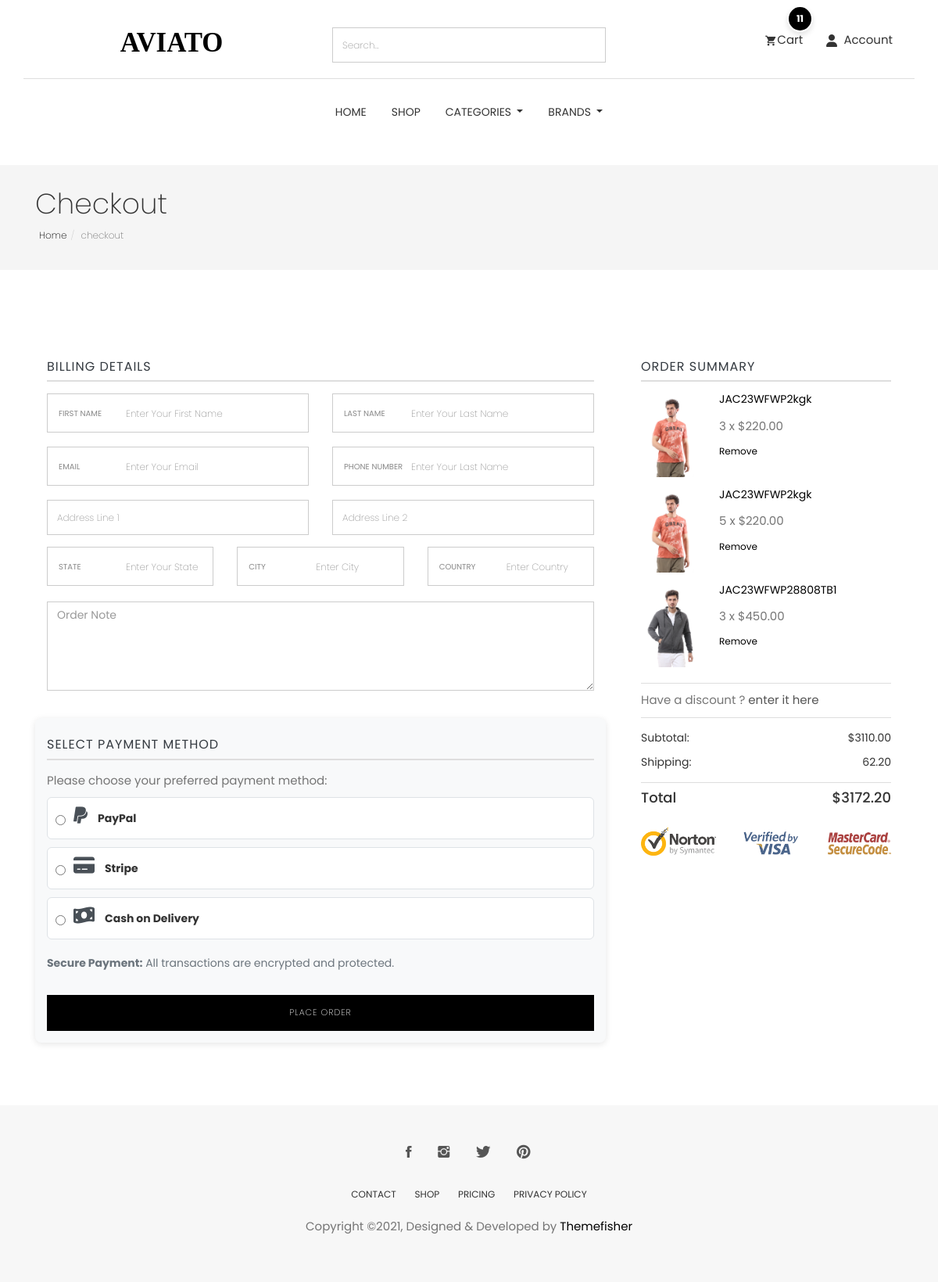
Before: /cart/checkout/ (signed in) with the older database file.
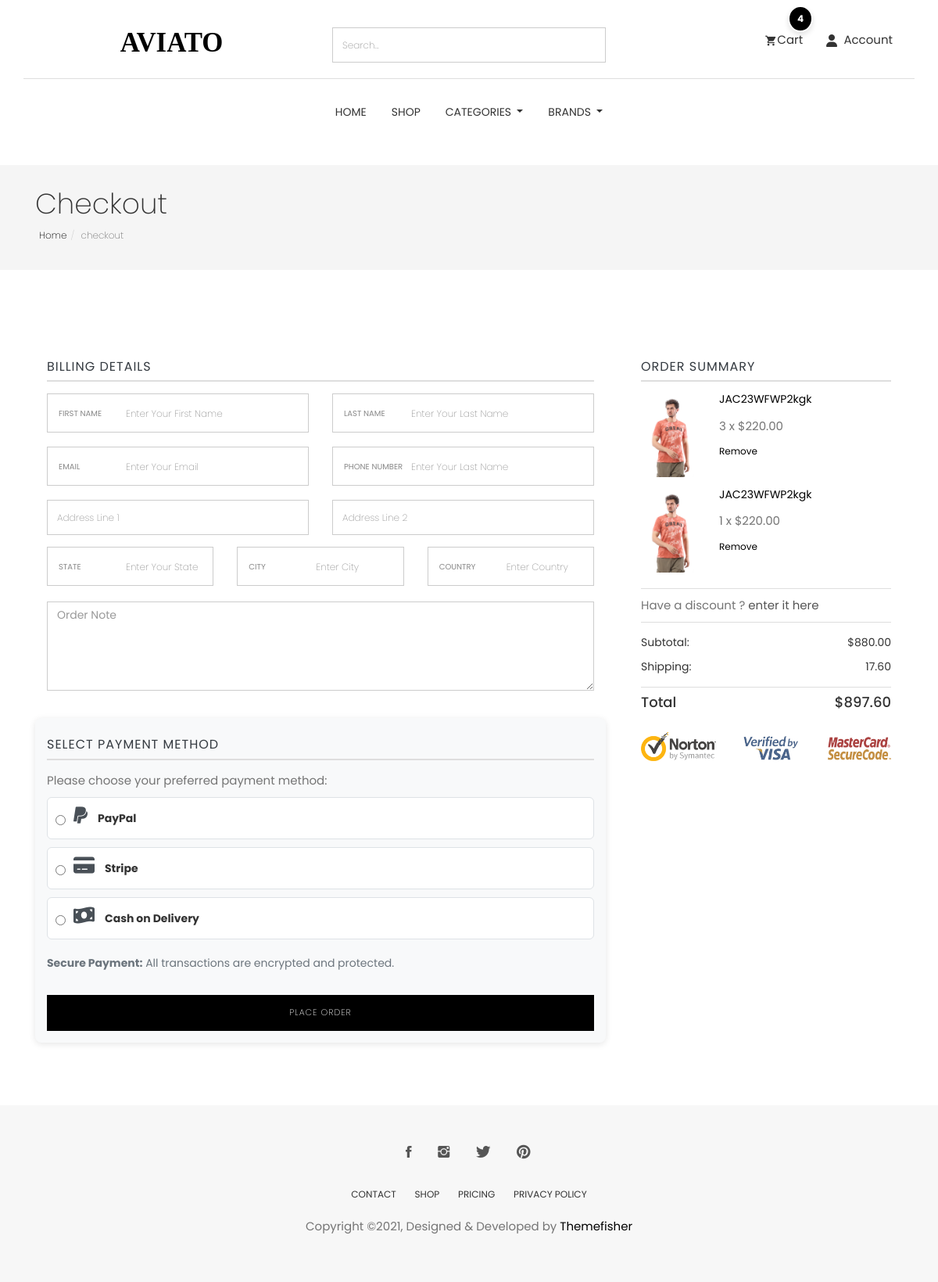
After: the same page with the newer database file.
### cart/models.py (models this page shows, shortened)
class CartItem(models.Model):
    user = models.ForeignKey(User,null=True,verbose_name="user cart", on_delete=models.CASCADE)
    product = models.ForeignKey(Product, on_delete=models.CASCADE)
    cart = models.ForeignKey(Cart, on_delete=models.CASCADE, blank=True, null=True)
    variations = models.ManyToManyField(Variation,blank=True)
    quantity = models.IntegerField()
    is_active = models.BooleanField(default=True)
    def sub_total(self):
        return self.product.price * self.quantity

### store/models.py (models this page shows, shortened)
class Product(models.Model):
    id = models.UUIDField(primary_key=True, default=uuid.uuid4, editable=False)
    name = models.CharField(unique=True, max_length=50)
    image = models.ImageField(upload_to='product/')
    stock = models.IntegerField(default=1)
    price = models.DecimalField(max_digits=10, decimal_places=2, default=Decimal('0.00'))
    description = models.TextField(max_length=10000, blank=True)
    created_at = models.DateTimeField(default=timezone.now)
    modified_date = models.DateTimeField(auto_now=True)
    slug = models.SlugField(null=True, blank=True, unique=True)
    views = models.PositiveIntegerField(default=0)
    is_available = models.BooleanField(default=True)
    on_sale = models.BooleanField(default=False)
    PRDBrand = models.ForeignKey('Brand', related_name='product_brand', on_delete=models.CASCADE, blank=True, null=True, verbose_name="Brand")
    like = models.ManyToManyField(User, blank=True, related_name='product_favourite')
    category = models.ForeignKey(Subcategory, related_name='product_subcategory', verbose_name="Subcategory", null=True, blank=True, on_delete=models.CASCADE)
    class Meta:
        ordering = ['-created_at']
        verbose_name = "Product"
        verbose_name_plural = "Products"

### cart/views.py (the view)
# urls.py: path('checkout/' , views.checkout , name='checkout'),
@login_required(login_url='login')
def checkout(request, total=0, quantity=0, cart_items=None):
    try:
        tax_obj = Tax.objects.last()  # Fetch the last Tax object
        tax_percentage = tax_obj.tax if tax_obj else Decimal('0.00')  # Get the tax value or default to 0
        if request.user.is_authenticated:
            cart_items = CartItem.objects.filter(user=request.user , is_active = True)
        else:
            cart = Cart.objects.get(cart_id=_cart_id(request))  # Get the cart using a session ID or similar method
            cart_items = CartItem.objects.filter(cart=cart, is_active=True)  # Get active items in the cart
        for cart_item in cart_items:
            total += cart_item.product.price * cart_item.quantity  # Sum up the product prices
            quantity += cart_item.quantity
        tax_amount = (tax_percentage * total) / Decimal('100')  # Calculate tax
        grand_total = total + tax_amount  # Grand total is the sum of the total and tax
        total = round(total, 2)
        tax_amount = round(tax_amount, 2)
        grand_total = round(grand_total, 2)
    except ObjectDoesNotExist:
        cart_items = []
        total = Decimal('0.00')
        quantity = 0
        tax_amount = Decimal('0.00')
        grand_total = Decimal('0.00')
    context = {
        'total': total,
        'quantity': quantity,
        'cart_items': cart_items,
        'grand_total': grand_total,
        'tax': tax_amount,
    }
    return render(request , 'checkout.html' , context)

### category/category_context.py (called while the page is built)
def nav_links(request):
    categories_nav = Category.objects.all()
    subcategories_nav = Subcategory.objects.all()
    brands_nav = Brand.objects.all()
    context = {
        'categories_nav':categories_nav,
        'brands_nav':brands_nav,
        'subcategories_nav':subcategories_nav,
    }
    return context

### category/models.py (called while the page is built)
    def get_url(self):
        return reverse('products_by_subcategory',args=[self.id])

### store/models.py (called while the page is built)
    def get_url(self):
        return reverse('products_by_brand',args=[self.id])

    def __str__(self):
        return self.name

### cart/templates/checkout.html (shortened to what the changed rows need)
{% extends "base.html" %}
{% load static %}
{% block body %}
<section class="page-header">
    <div class="container">
        <div class="row">
            <div class="col-md-12">
                <div class="content">
                    <h1 class="page-name">Checkout</h1>
                </div>
            </div>
        </div>
    </div>
</section>
<div class="page-wrapper">
    <div class="checkout shopping">
        <div class="container">
            <div class="row">
                <div class="col-md-4">
                    <div class="product-checkout-details">
                        <div class="block">
                            {% for cart_item in cart_items %}
                            <div class="media product-card">
                                <a class="pull-left" href="{% url 'product_details' cart_item.product.id %}">
                                    <img class="media-object" src="{{cart_item.product.image.url}}" alt="Image" />
                                </a>
                                <div class="media-body">
                                    <h4 class="media-heading"><a
                                            href="{% url 'product_details' cart_item.product.id %}">{{cart_item.product.name}}</a>
                                    </h4>
                                    <p class="price">{{cart_item.quantity}} x ${{cart_item.product.price}}</p>
                                    <a href="{% url 'delete_cart' cart_item.product.id cart_item.id %}"
                                        class="remove">Remove</a>
                                </div>
                            </div>
                            {% endfor %}
                            <ul class="summary-prices">
                                <li>
                                    <span>Subtotal:</span>
                                    <span class="price">${{total}}</span>
                                </li>
                                <li>
                                    <span>Shipping:</span>
                                    <span>{{tax}}</span>
                                </li>
                            </ul>
                            <div class="summary-total">
                                <span>Total</span>
                                <span>${{grand_total}}</span>
                            </div>
                        </div>
                    </div>
                </div>
            </div>
        </div>
    </div>
</div>
{% endblock %}

Changed rows visible on the page:
removed CartItem: product.image (picture), product.name "JAC23WFWP28808TB1", quantity "3", product.price "450.00"
changed CartItem (number 2 of 2 on the later page): quantity "5" → "1"
Other visible differences:
{{ quantity }}: "11" → "4"
{{ total }}: "3110.00" → "880.00"
{{ tax }}: "62.20" → "17.60"
{{ grand_total }}: "3172.20" → "897.60"
